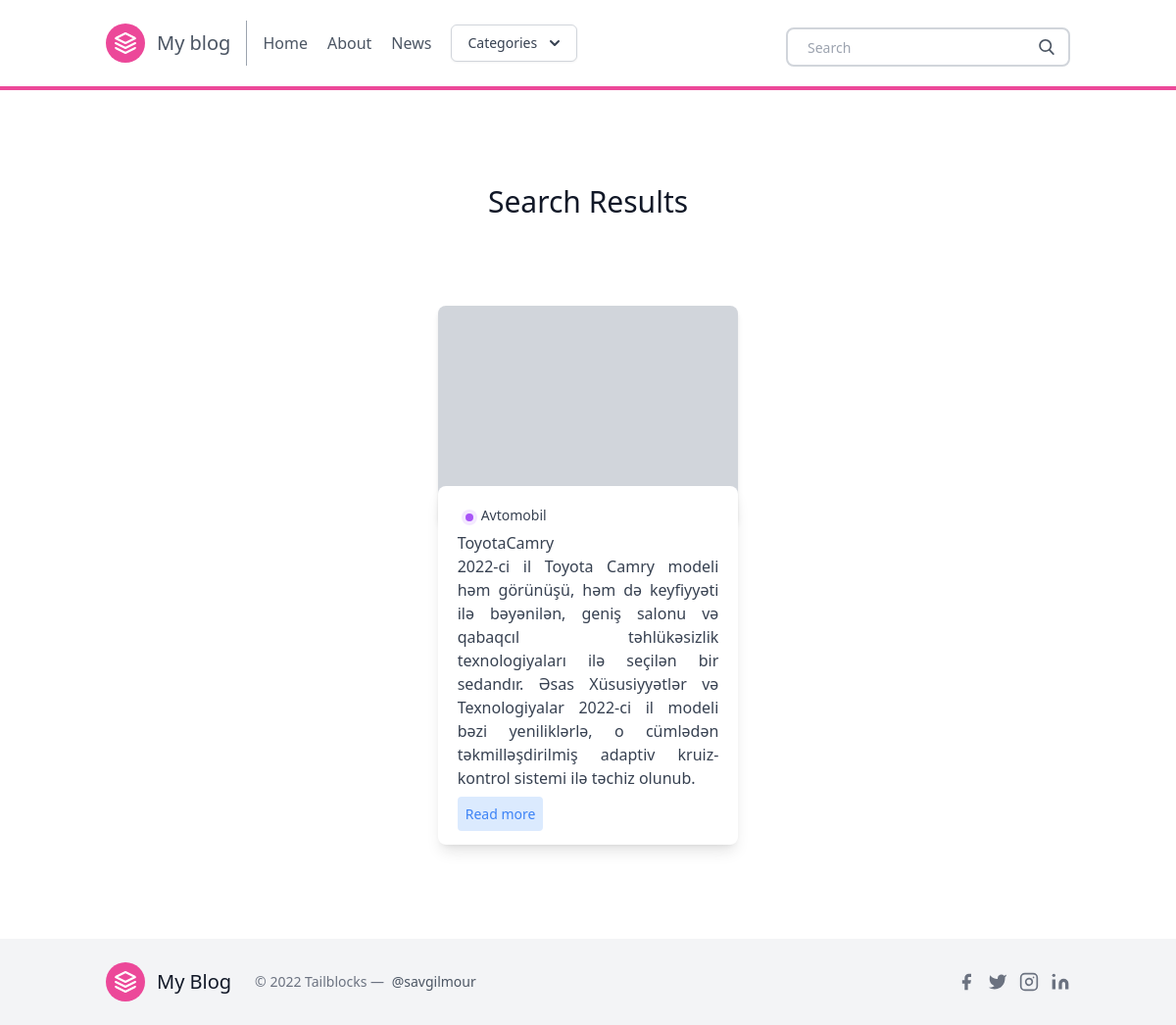
The app's page /search/ with its own data.
### posts/models.py (models this page shows, shortened)
class Post(models.Model):
    title = models.CharField(max_length=100)
    slug = models.SlugField()
    overview = models.TextField()
    timestamp = models.DateTimeField(auto_now_add=True)
    content = models.TextField()
    author = models.ForeignKey(Author, on_delete=models.CASCADE)
    thumbnail = models.ImageField()
    categories = models.ManyToManyField(Category)
    featured = models.BooleanField()
    views_count=models.PositiveBigIntegerField(default=0)

class Category(models.Model):
    title = models.CharField(max_length=20)
    subtitle = models.CharField(max_length=20)
    slug = models.SlugField()
    thumbnail = models.ImageField()

### posts/views.py (the view)
# urls.py: path('search/', search, name = 'search'),
def search(request):
    queryset = Post.objects.all()
    query = request.GET.get('q')
    if query:
        queryset = queryset.filter(
            Q(title__icontains=query) |
            Q(overview__icontains=query)
        ).distinct()
    context = {
        'object_list': queryset
    }
    return render(request, 'search_bar.html', context)

### posts/templatetags/markdown_extras.py (called while the page is built)
@register.simple_tag
def get_categories():
    return Category.objects.all()[0:9]

### templates/search_bar.html
{% extends 'base.html' %}
{% block content %}
<section class="blog text-gray-700 body-font">
    <div class="container px-5 py-24 mx-auto">
      <div class="flex flex-wrap w-full mb-20 flex-col items-center text-center">
        <h1 class="sm:text-3xl text-2xl font-medium title-font mb-2 text-gray-900">
          Search Results</h1>
      </div>
      <div class="flex flex-wrap sm:-m-4 -mx-4 -mb-10 -mt-4">
        {% for obj in object_list %}
        <div class="p-4 md:w-1/3 md:mb-0 mb-6 flex flex-col justify-center items-center max-w-sm mx-auto">
          <div class="bg-gray-300 h-56 w-full rounded-lg shadow-md bg-cover bg-center" style="background-image: url(https://images.unsplash.com/photo-1521185496955-15097b20c5fe?ixlib=rb-1.2.1&ixid=eyJhcHBfaWQiOjEyMDd9&auto=format&fit=crop&w=1951&q=80"></div>
          <div class=" w-70 bg-white -mt-10 shadow-lg rounded-lg overflow-hidden p-5">
            <div class="header-content inline-flex ">
              <div class="category-badge flex-1  h-4 w-4 m rounded-full m-1 bg-purple-100">
                <div class="h-2 w-2 rounded-full m-1 bg-purple-500 " ></div>
              </div>
              {% for category in obj.categories.all %}
              <div class="category-title flex-1 text-sm">
                {{ category.title }}
              </div>
              {% endfor %}
            </div>
              <div class="title-post font-medium">
              {{ obj.title }}
              </div>
              <div class="summary-post text-base text-justify">
                {{ obj.overview }}
              </div>
              <div class="mt-3">
              <a href="{% url 'post' obj.slug %}" class="bg-blue-100 text-blue-500 rounded p-2 text-sm ">
                Read more
              </a>
            </div>
          </div>
        </div>
        {% endfor %}
      </div>
    </div>
</section>
{% endblock %}

### records on screen
Post: title "ToyotaCamry", overview "2022-ci il Toyota Camry modeli həm görünüşü, həm də keyfiyyəti ilə bəyənilən, geniş salonu və qabaqcıl təhlükəsizlik texnologiyaları ilə seçilən bir sedandır. Əsas Xüsusiyyətlər və Texnologiyalar 2022-ci il modeli bəzi yeniliklərlə, o cümlədən təkmilləşdirilmiş adaptiv kruiz-kontrol sistemi ilə təchiz olunub."
Category: title "Avtomobil"
